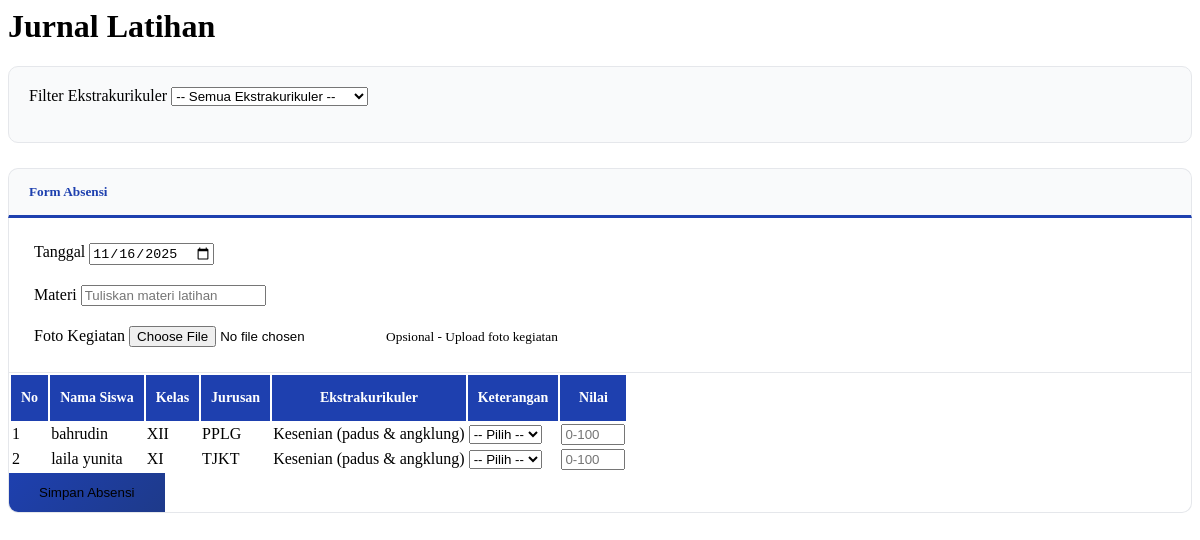
Screenshot of /absensi.php (signed in) with the database file from the repository.
### tables this page shows
CREATE TABLE `data_siswa` (
  `id` int(11) NOT NULL,
  `user_id` int(11) DEFAULT NULL,
  `nama_siswa` varchar(100) NOT NULL,
  `nis` varchar(20) NOT NULL,
  `kelas` varchar(10) NOT NULL,
  `jenis_kelamin` varchar(20) NOT NULL,
  `jurusan` varchar(50) NOT NULL,
  `no_hp` varchar(15) NOT NULL,
  `alamat` text NOT NULL,
  `ekstra_id` varchar(100) DEFAULT NULL,
  `tanggal_daftar` datetime DEFAULT current_timestamp()
);

CREATE TABLE `ekstra` (
  `id` int(11) NOT NULL,
  `nama_ekstra` varchar(100) NOT NULL,
  `pembina` varchar(100) DEFAULT NULL,
  `hari` varchar(50) DEFAULT NULL,
  `waktu` varchar(50) DEFAULT NULL,
  `lokasi` varchar(100) DEFAULT NULL
);

### absensi.php (the view, shortened to what this page needs)
<?php
include "koneksi.php";
$filter_ekstra = isset($_GET['filter_ekstra']) ? $_GET['filter_ekstra'] : '';
$where_clause = $filter_ekstra ?
    "WHERE e.nama_ekstra = '" . mysqli_real_escape_string($koneksi, $filter_ekstra) . "'"
    : "";
$query_siswa = mysqli_query($koneksi, "
    SELECT ds.id, ds.nama_siswa, ds.kelas, ds.jurusan, e.nama_ekstra
    FROM data_siswa ds
    LEFT JOIN ekstra e ON ds.ekstra_id = e.id
    $where_clause
    ORDER BY e.nama_ekstra ASC, ds.nama_siswa ASC
");
?>
<div class="container-fluid p-0">
    <div class="mb-3">
        <h1 class="h3 d-inline align-middle">Jurnal Latihan</h1>
    </div>
    <div class="filter-section">
        <form method="get" class="row g-3 align-items-end">
            <div class="col-md-6">
                <label class="form-label fw-bold">
                    <i class="align-middle me-1" data-feather="filter"></i> Filter Ekstrakurikuler
                </label>
                <select name="filter_ekstra" class="form-select" onchange="this.form.submit()">
                    <option value="">-- Semua Ekstrakurikuler --</option>
                </select>
            </div>
        </form>
    </div>
    <div id="formAbsensiSection">
        <div class="section-title">
            <h5><i class="align-middle me-2" data-feather="edit"></i> Form Absensi</h5>
        </div>
        <form method="POST" action="simpan_absensi.php" enctype="multipart/form-data">
            <div class="input-section">
                <div class="input-group-custom">
                    <label class="form-label fw-bold">
                        <i class="align-middle me-1" data-feather="calendar"></i> Tanggal
                    </label>
                    <input type="date" name="tanggal" class="form-control"
                           value="<?= date('Y-m-d'); ?>" required>
                </div>
                <div class="input-group-custom">
                    <label class="form-label fw-bold">
                        <i class="align-middle me-1" data-feather="book"></i> Materi
                    </label>
                    <input type="text" name="materi" class="form-control"
                           placeholder="Tuliskan materi latihan" required>
                </div>
                <div class="input-group-custom">
                    <label class="form-label fw-bold">
                        <i class="align-middle me-1" data-feather="camera"></i> Foto Kegiatan
                    </label>
                    <input type="file" name="foto" accept="image/*" class="form-control">
                    <small class="text-muted">Opsional - Upload foto kegiatan</small>
                </div>
            </div>
            <div class="table-container">
                <div class="table-responsive">
                    <table id="absenTable" class="table table-bordered table-hover align-middle mb-0">
                        <thead class="table-blue">
                            <tr>
                                <th>No</th>
                                <th>Nama Siswa</th>
                                <th>Kelas</th>
                                <th>Jurusan</th>
                                <th>Ekstrakurikuler</th>
                                <th>Keterangan</th>
                                <th>Nilai</th>
                            </tr>
                        </thead>
                        <tbody>
                            <?php
                            $no = 1;
                            if (mysqli_num_rows($query_siswa) > 0) {
                                while ($data = mysqli_fetch_array($query_siswa)) { ?>
                                    <tr>
                                        <td class="text-center"><?= $no++; ?></td>
                                        <td><?= htmlspecialchars($data['nama_siswa']); ?></td>
                                        <td class="text-center"><?= htmlspecialchars($data['kelas']); ?></td>
                                        <td class="text-center"><?= !empty($data['jurusan']) ? htmlspecialchars($data['jurusan']) : '<span class="text-muted">-</span>'; ?></td>
                                        <td><?= !empty($data['nama_ekstra']) ? htmlspecialchars($data['nama_ekstra']) : '<span class="text-muted">-</span>'; ?></td>
                                        <td>
                                            <select name="absen[<?= $data['id']; ?>][keterangan]" class="form-select form-select-sm">
                                                <option value="">-- Pilih --</option>
                                            </select>
                                        </td>
                                        <td>
                                            <input type="number" name="absen[<?= $data['id']; ?>][nilai]"
                                                class="form-control form-control-sm" placeholder="0-100" min="0" max="100">
                                        </td>
                                    </tr>
                                <?php }
                            } ?>
                        </tbody>
                    </table>
                </div>
                <?php if (mysqli_num_rows($query_siswa) > 0): ?>
                <div class="p-3 bg-light border-top">
                    <button type="submit" class="btn btn-primary">
                        <i class="align-middle me-2" data-feather="save"></i> Simpan Absensi
                    </button>
                </div>
                <?php endif; ?>
            </div>
        </form>
    </div>
</div>

### absensi.php (style rules this page uses)
.section-title { background: #f9fafb; padding: 15px 20px; border-radius: 10px 10px 0 0; border: 1px solid #e5e7eb; border-bottom: 3px solid #1e40af; margin-bottom: 0; }
.section-title h5 { margin: 0; color: #1e40af; font-weight: 600; }
.filter-section { background: #f9fafb; padding: 20px; border-radius: 10px; margin-bottom: 25px; border: 1px solid #e5e7eb; }
.input-section { background: #fff; padding: 25px; border: 1px solid #e5e7eb; border-top: none; margin-bottom: 0; }
.input-group-custom { margin-bottom: 20px; }
.input-group-custom:last-child { margin-bottom: 0; }
.table-container { background: #fff; border-radius: 0 0 10px 10px; border: 1px solid #e5e7eb; border-top: none; overflow: hidden; margin-bottom: 30px; }
.table-blue th { background: #1e40af !important; color: #fff; text-align: center; font-weight: 600; padding: 15px 10px; font-size: 14px; }
.btn-primary { background: linear-gradient(135deg, #1e40af 0%, #1e3a8a 100%); border: none; padding: 12px 30px; font-weight: 500; transition: all 0.3s; }

### rows the page displays
data_siswa: nama_siswa "bahrudin", kelas "XII", jurusan "PPLG", ekstra.nama_ekstra "Kesenian (padus & angklung)"
data_siswa: nama_siswa "laila yunita", kelas "XI", jurusan "TJKT", ekstra.nama_ekstra "Kesenian (padus & angklung)"
